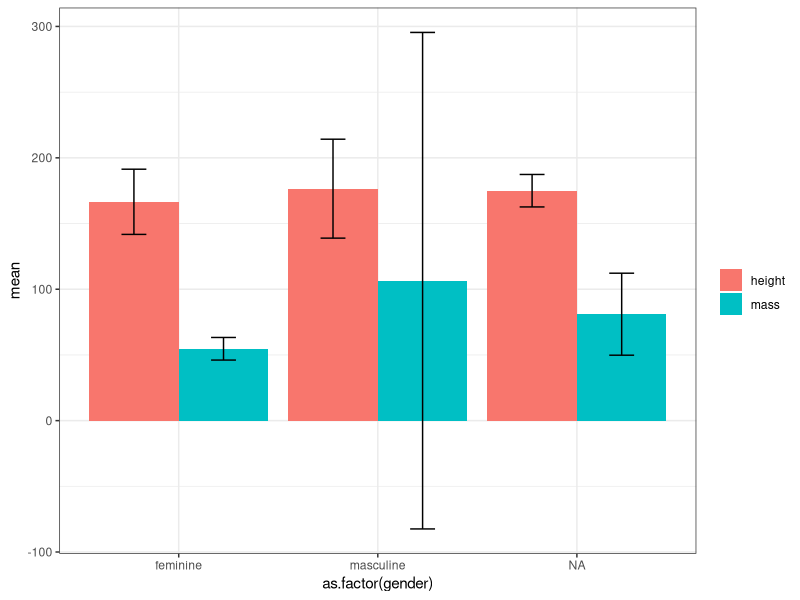

R code for this plot:
## ---- chunk 1
# RMarkdown set-up; disregard this 
knitr::opts_chunk$set(echo = TRUE, include = TRUE, message = FALSE, warning = FALSE, tidy = TRUE)
## ---- chunk 2
library(tidyverse)
## ---- chunk 3
data(starwars)
## ---- chunk 4
starwars %>% 
  group_by(gender) %>% # step 1) mean centering height around gender
  mutate(height_mc = height - mean(height, na.rm = T)) %>% 
  lm(mass ~ height_mc, # step 2) then run a regression model using the mean-centered height
     data = .) %>% 
  summary # step 3) see the summary table
## ---- chunk 5
starwars %>% 
  #filter(mass < 1000) %>% 
  group_by(gender) %>% 
  summarize_at(vars(c("height", "mass")), list(~mean(., na.rm = T), ~sd(.,na.rm = T))) %>% 
  pivot_longer(cols = -gender, 
               names_to = c("var", "stat"),
               names_sep = "_",
               values_to = "value") %>% 
  spread(stat, value) %>% 
  ggplot(aes(x = as.factor(gender), y = mean, fill = as.factor(var))) +
  geom_col(position = position_dodge(width=0.9)) +
  geom_errorbar(aes(ymin = mean - sd, ymax = mean + sd), 
                position = position_dodge(width=0.9), width = 0.25) + 
  scale_fill_discrete("") +
  theme_bw()
  
## ---- chunk 6
head(starwars[ ,c("height", "mass")])
## ---- chunk 7
starwars %>% 
  select(height, mass) %>% 
  head()
## ---- chunk 8
starwars %>% 
  select(-starts_with("s")) %>% 
  head()
## ---- chunk 9
starwars[c(starwars$mass<1000 & starwars$height > 100), ]
## ---- chunk 10
starwars %>% 
  filter(mass < 1000, height > 100)
## ---- chunk 11
starwars %>% 
  filter(!is.na(mass)) # choosing observations that do NOT have missing data for mass 
  
## ---- chunk 12

## ---- chunk 13
starwars %>% 
  mutate(bmi = 703 * mass/(height^2)) %>% 
  select(name, height, mass, bmi) %>% # to quickly take a look at our new variable
  head()
## ---- chunk 14
example_data <- readr::read_csv(here::here("dataset", "example_data.csv"))
## ---- chunk 15
reverse_x <- function(x, max) {
  ifelse(is.na(x) == FALSE, (max + 1) - x , NA)
}
## ---- chunk 16
example_data <- example_data %>% 
  mutate_at(vars(paste("BFI", c(1, 3:5, 7, 11), sep = "_")),  # selecting which variables to reverse score
            ~reverse_x(., max = 5)) %>% # apply our custom functions 
  mutate(extraversion = rowMeans(cbind(BFI_1, BFI_6), na.rm = T), # then create a new variable to store aggregate scores
         conscientiousness = rowMeans(cbind(BFI_3, BFI_8), na.rm = T),
         neuroticism = rowMeans(cbind(BFI_4, BFI_9, BFI_11), na.rm = T),
         agreableness = rowMeans(cbind(BFI_2, BFI_7), na.rm = T),
         openness = rowMeans(cbind(BFI_5, BFI_10), na.rm = T))
  
## ---- chunk 17
starwars %>% 
  summarize(height_mean = mean(height, na.rm = T),
            height_sd = sd(height, na.rm = T),
            mass_mean = mean(mass, na.rm = T),
            mass_sd = sd(mass, na.rm = T))
## ---- chunk 18
# alternatively, you can use `summarize_at()` if you are feeling terse
starwars %>% 
  summarise_at(vars(height, mass), # variables we want to apply functions on
               list(~mean(., na.rm = T), # first function 
                    ~sd(., na.rm = T))) # second function
## ---- chunk 19
starwars %>% 
  group_by(gender) %>% # grouping our data based on gender
  summarise_at(vars(height, mass), 
               list(~mean(., na.rm = T), 
                    ~sd(., na.rm = T))) 
## ---- chunk 20

